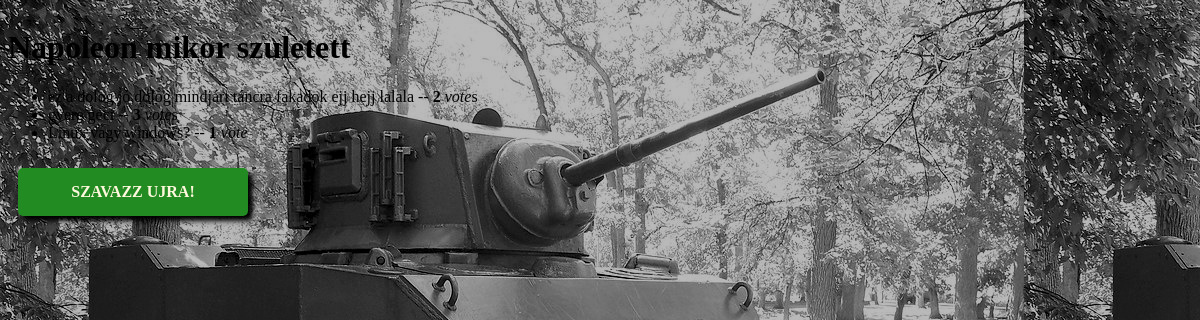
The page /polls/4/results/ on the database its author committed.
### polls/models.py (models this page shows, shortened)
class Question(models.Model):
    question_text = models.CharField(max_length=200)
    pub_date = models.DateTimeField("date published")

class Choice(models.Model):
    question = models.ForeignKey(Question,on_delete=models.CASCADE)
    choice_text = models.CharField(max_length=200)
    votes = models.IntegerField(default=0)

### polls/views.py (the view)
# urls.py: path("<int:pk>/results/", views.ResultsView.as_view(), name="results"),
class ResultsView(generic.DetailView):
    model = Question
    template_name = "polls/results.html"

### polls/templates/polls/results.html (shortened to what this page needs)
<!DOCTYPE html>
<html lang="hu">
<head>
</head>
<body>
    {% load static %}
    <link rel="stylesheet" href="{% static 'polls/style.css' %}">
    <h1>{{ question.question_text }}</h1>
<ul>
{% for choice in question.choice_set.all %}
    <li>{{ choice.choice_text }} -- <b> {{ choice.votes }} </b> <i>vote</i>{{ choice.votes|pluralize }}</li>
{% endfor %}
</ul>
<a href="{% url 'polls:detail' question.id %}" class="c2">Szavazz ujra!</a>
</body>
</html>

### polls/static/polls/style.css (style rules this page uses)
body { position:fixed; top:0; right:0; bottom:0; left:0; z-index: -100; background: cyan url("images/bela3.jpg"); }
.c2 { width: 200px; margin: 10px; padding: 15px; background:forestgreen; text-align: center; font-family: Verdana; font-size: 16px; text-transform: uppercase; border-radius: 5px; box-shadow: 5px 5px 5px #000; display:inline-block; color:cornsilk; transition: transform 0.3s; font-weight: bold; text-decoration: none; }

### rows shown on the page
Question: question_text "Napoleon mikor szuletett"
Choice: choice_text "ez a dolog jó dolog mindjárt táncra fakadok ejj hejj lalala", votes "2"
Choice: choice_text "gyere geci", votes "3"
Choice: choice_text "Linux vagy windows?", votes "1"
